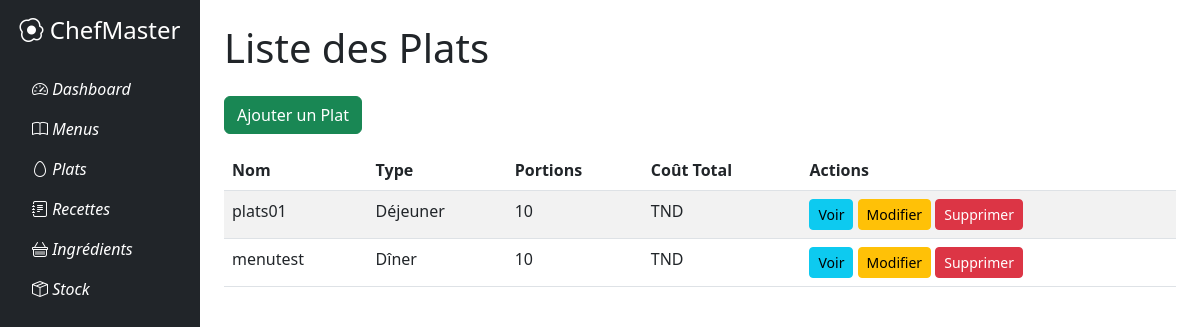
Before: /plats/ with the older database file.
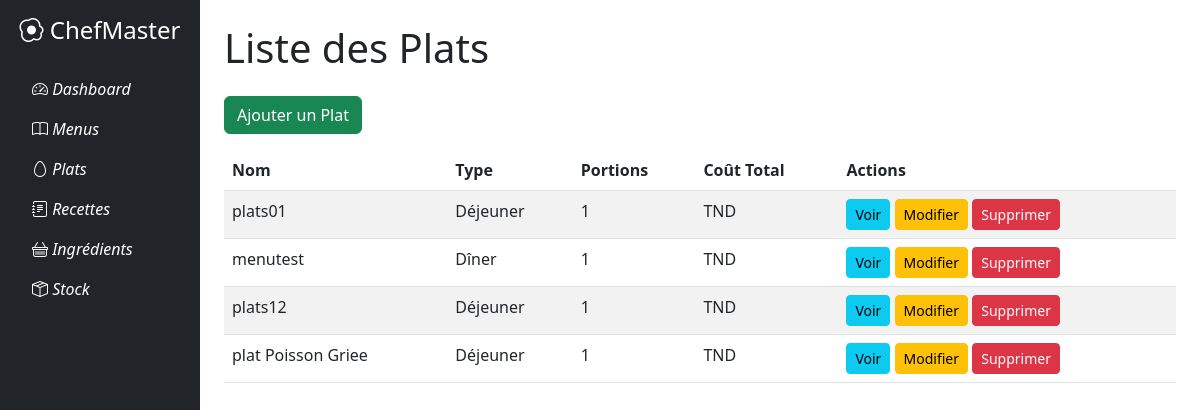
After: the same page with the newer database file.
### plats/models.py (models this page shows, shortened)
class Plat(models.Model):
    TYPE_PLAT_CHOICES = [
        ('petit_dejeuner', 'Petit déjeuner'),
        ('dejeuner', 'Déjeuner'),
        ('diner', 'Dîner'),
    ]
    nom = models.CharField(max_length=200)
    description = models.TextField()
    type_plat = models.CharField(max_length=20, choices=TYPE_PLAT_CHOICES)
    nombre_portions = models.PositiveIntegerField()
    date_preparation = models.DateField(auto_now_add=True)
    recette = models.ForeignKey(Recette, on_delete=models.CASCADE,
        null=True,  # Permet temporairement les valeurs NULL
        blank=True)  # Permet les champs vides dans les formulaires)

### plats/views.py (the view)
# urls.py: path('', views.PlatListView.as_view(), name='plat-list'),
class PlatListView(ListView):
    model = Plat
    template_name = 'plats/plat_list.html'
    context_object_name = 'plats'

### plats/templates/plats/plat_list.html
{% extends 'base.html' %}
{% block content %}
<h1 class="mb-4">Liste des Plats</h1>
<a href="{% url 'plat-create' %}" class="btn btn-success mb-3">Ajouter un Plat</a>
<table class="table table-striped">
    <thead>
        <tr>
            <th>Nom</th>
            <th>Type</th>
            <th>Portions</th>
            <th>Coût Total</th>
            <th>Actions</th>
        </tr>
    </thead>
    <tbody>
        {% for plat in plats %}
        <tr>
            <td>{{ plat.nom }}</td>
            <td>{{ plat.get_type_plat_display }}</td>
            <td>{{ plat.nombre_portions }}</td>
            <td>{{ plat.calculer_cout_total|floatformat:2 }} TND</td>
            <td>
                <a href="{% url 'plat-detail' plat.pk %}" class="btn btn-info btn-sm">Voir</a>
                <a href="{% url 'plat-update' plat.pk %}" class="btn btn-warning btn-sm">Modifier</a>
                <a href="{% url 'plat-delete' plat.pk %}" class="btn btn-danger btn-sm">Supprimer</a>
            </td>
        </tr>
        {% endfor %}
    </tbody>
</table>
{% endblock %}

Changed rows visible on the page:
changed Plat "plats01": nombre_portions "10" → "1"
changed Plat "menutest": nombre_portions "10" → "1"
added Plat: nom "plats12", type_plat "Déjeuner", nombre_portions "1"
added Plat: nom "plat Poisson Griee", type_plat "Déjeuner", nombre_portions "1"
